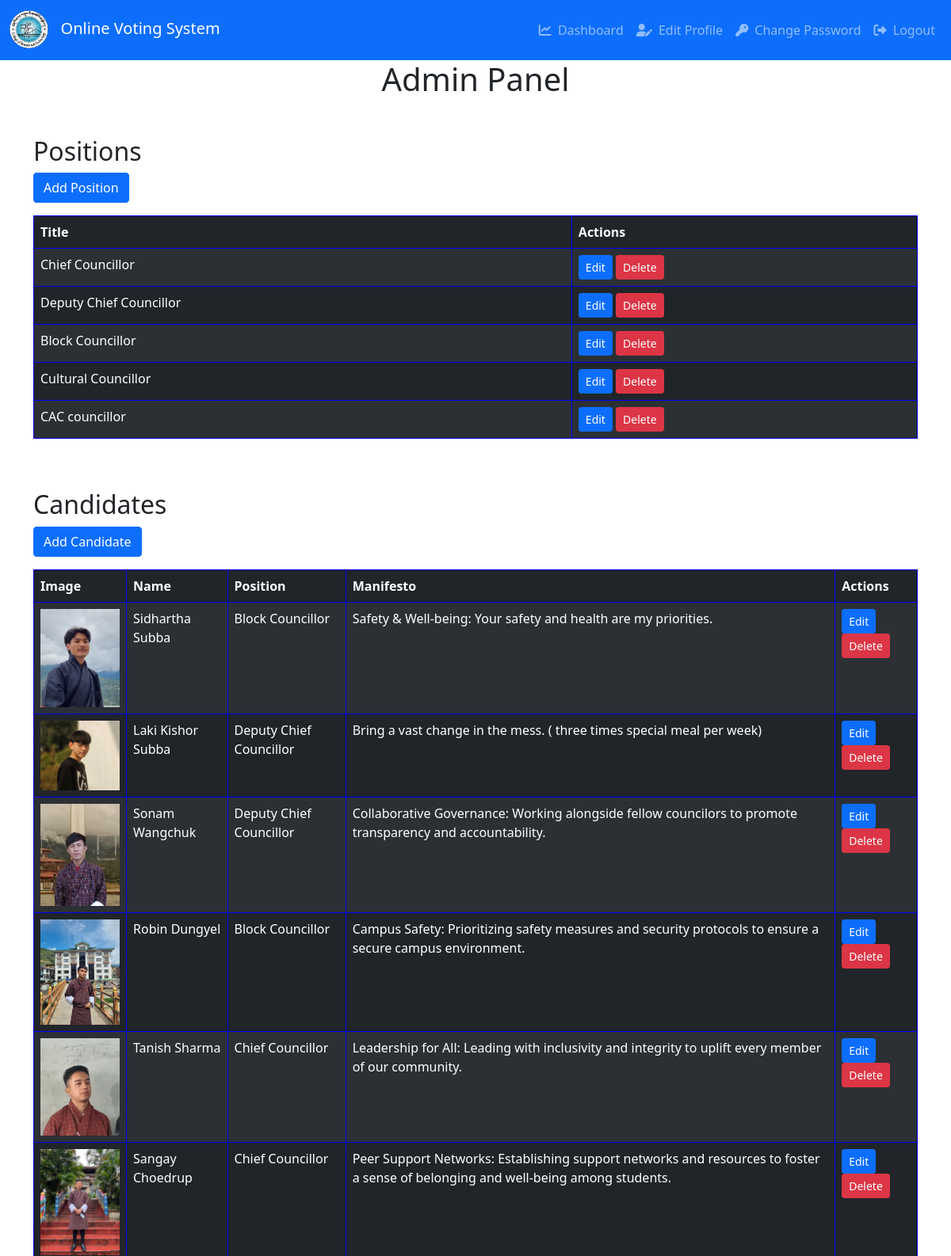
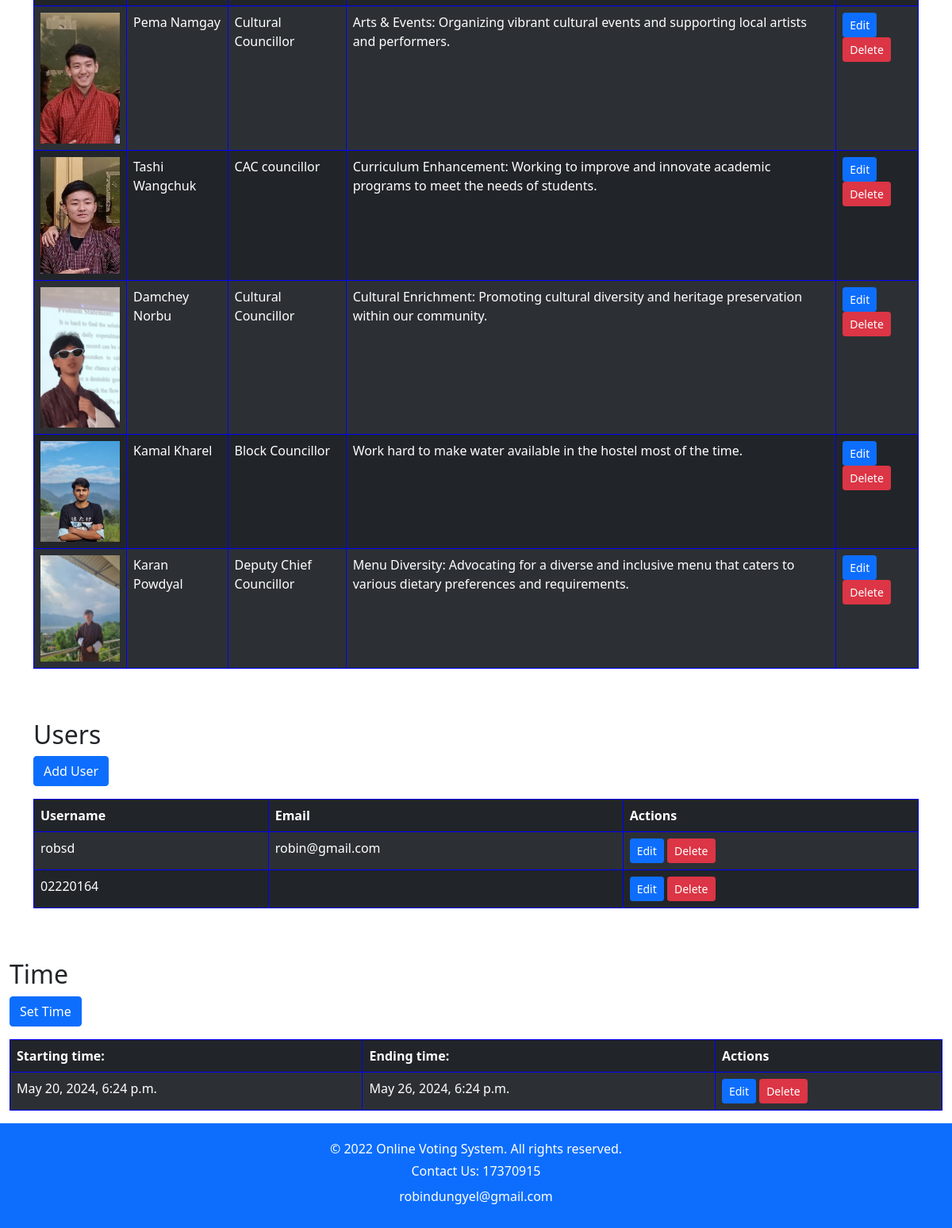
/admin_panel/ (signed in), run on the app's committed database (2 pictures, top to bottom).
### votingapp/models.py (models this page shows, shortened)
class Position(models.Model):
    id = models.BigAutoField(primary_key=True)
    title = models.CharField(max_length=200, unique=True)

class Candidate(models.Model):
    id = models.BigAutoField(primary_key=True)
    name = models.CharField(max_length=100)
    image = models.ImageField(upload_to='media/')
    manifesto = models.TextField(default='Manifesto text to be updated')
    total_vote = models.IntegerField(default=0, editable=False)
    position = models.ForeignKey(Position, on_delete=models.CASCADE)

class Time(models.Model):
    voting_start = models.DateTimeField()
    voting_end = models.DateTimeField()

### votingapp/views.py (the view)
# urls.py: path('admin_panel/', views.admin_panel, name='admin_panel'),
@user_passes_test(is_admin)
def admin_panel(request):
    positions = Position.objects.all()
    candidates = Candidate.objects.all()
    users = User.objects.all()
    time = Time.objects.all()
    return render(request, 'admin.html', {
        'positions': positions,
        'candidates': candidates,
        'users': users,
        'time': time
    })

### votingapp/views.py (called while the page is built)
def is_admin(user):
    return user.is_superuser

### votingapp/templates/admin.html (shortened to what this page needs)
{% extends "base.html" %}
{% block content %}
<div class="container">
    <h1 class="text-center">Admin Panel</h1>
    <div class="row mt-5">
        <div class="col-md-12">
            <h2>Positions</h2>
            <a href="{% url 'add_position' %}" class="btn btn-primary mb-3">Add Position</a>
            <table class="table table-dark table-striped table-bordered" style="border: 1px solid blue;">
                <thead class="thead-light">
                    <tr style="border-bottom: 1px solid blue;">
                        <th>Title</th>
                        <th>Actions</th>
                    </tr>
                </thead>
                <tbody>
                    {% for position in positions %}
                    <tr style="border-bottom: 1px solid blue;">
                        <td>{{ position.title }}</td>
                        <td>
                            <a href="{% url 'edit_position' position.id %}" class="btn btn-primary btn-sm">Edit</a>
                            <a href="{% url 'delete_position' position.id %}" class="btn btn-danger btn-sm">Delete</a>
                        </td>
                    </tr>
                    {% endfor %}
                </tbody>
            </table>
        </div>
    </div>
    <div class="row mt-5">
        <div class="col-md-12">
            <h2>Candidates</h2>
            <a href="{% url 'add_candidate' %}" class="btn btn-primary mb-3">Add Candidate</a>
            <table class="table table-dark table-striped table-bordered" style="border: 1px solid blue;">
                <thead class="thead-light">
                    <tr style="border-bottom: 1px solid blue;">
                        <th>Image</th>
                        <th>Name</th>
                        <th>Position</th>
                        <th>Manifesto</th>
                        <th>Actions</th>
                    </tr>
                </thead>
                <tbody>
                    {% for candidate in candidates %}
                    <tr style="border-bottom: 1px solid blue;">
                        <td><img src="{{ candidate.image.url }}" alt="{{ candidate.name }}" style="width: 100px; height: auto;"></td>
                        <td>{{ candidate.name }}</td>
                        <td>{{ candidate.position.title }}</td>
                        <td>{{ candidate.manifesto }}</td>
                        <td>
                            <a href="{% url 'edit_candidate' candidate.id %}" class="btn btn-primary btn-sm">Edit</a>
                            <a href="{% url 'delete_candidate' candidate.id %}" class="btn btn-danger btn-sm">Delete</a>
                        </td>
                    </tr>
                    {% endfor %}
                </tbody>
            </table>
        </div>
    </div>
    <div class="row mt-5">
        <div class="col-md-12">
            <h2>Users</h2>
            <a href="{% url 'add_user' %}" class="btn btn-primary mb-3">Add User</a>
            <table class="table table-dark table-striped table-bordered" style="border: 1px solid blue;">
                <thead class="thead-light">
                    <tr style="border-bottom: 1px solid blue;">
                        <th>Username</th>
                        <th>Email</th>
                        <th>Actions</th>
                    </tr>
                </thead>
                <tbody>
                    {% for user in users %}
                    <tr style="border-bottom: 1px solid blue;">
                        <td>{{ user.username }}</td>
                        <td>{{ user.email }}</td>
                        <td>
                            <a href="{% url 'edit_user' user.id %}" class="btn btn-primary btn-sm">Edit</a>
                            <a href="{% url 'delete_user' user.id %}" class="btn btn-danger btn-sm">Delete</a>
                        </td>
                    </tr>
                    {% endfor %}
                </tbody>
            </table>
        </div>
    </div>
</div>
<div class="row mt-5">
    <div class="col-md-12">
        <h2>Time</h2>
        <a href="{% url 'update_voting_times' %}" class="btn btn-primary mb-3">Set Time</a>
        <table class="table table-dark table-striped table-bordered" style="border: 1px solid blue;">
            <thead class="thead-light">
                <tr style="border-bottom: 1px solid blue;">
                    <th>Starting time:</th>
                    <th>Ending time:</th>
                    <th>Actions</th>
                </tr>
            </thead>
            <tbody>
                {% for time in time %}
                <tr style="border-bottom: 1px solid blue;">
                    <td>{{ time.voting_start }}</td>
                    <td>{{ time.voting_end }}</td>
                    <td>
                        <a href="{% url 'update_voting_times' %}" class="btn btn-primary btn-sm">Edit</a>
                        <a href="{% url 'delete_voting_time'%}" class="btn btn-danger btn-sm">Delete</a>
                    </td>
                </tr>
                {% endfor %}
            </tbody>
        </table>
    </div>
</div>
</div>
{% endblock %}

### votingapp/templates/base.html (shortened to what this page needs)
<!DOCTYPE html>
<html lang="en">
<head>
    <link href="https://cdn.jsdelivr.net/npm/bootstrap@5.0.2/dist/css/bootstrap.min.css" rel="stylesheet">
</head>
<body>
    <nav class="navbar navbar-expand-lg navbar-dark bg-primary">
        <div class="container-fluid">
            <a class="navbar-brand" href="{% url 'home' %}">
                <img src="/static/1.png" alt="Logo" class="me-2" style="height: 50px;">
                Online Voting System
            </a>
            <div class="collapse navbar-collapse" id="navbarNavAltMarkup">
                <div class="navbar-nav ms-auto">
                    {% if request.user.is_authenticated %}
                    <a class="nav-link" href="{% url 'dashboard' %}"><i class="fas fa-chart-line me-1"></i> Dashboard</a>
                    <a class="nav-link" href="{% url 'editprofile' %}"><i class="fas fa-user-edit me-1"></i> Edit Profile</a>
                    <a class="nav-link" href="{% url 'changepass' %}"><i class="fas fa-key me-1"></i> Change Password</a>
                    <a class="nav-link" href="{% url 'logout' %}"><i class="fas fa-sign-out-alt me-1"></i> Logout</a>
                    {% else %}
                    <a class="nav-link" href="{% url 'login' %}"><i class="fas fa-sign-in-alt me-1"></i> Login</a>
                    <a class="nav-link" href="{% url 'registration' %}">Register</a>
                    <a class="nav-link" href="{% url 'admin_login' %}">Admin Login</a>
                    {% endif %}
                </div>
            </div>
        </div>
    </nav>
    <div class="container-fluid">
        {% block content %}{% endblock %}
    <footer class="bg-primary text-center">
        <p class="m-0">&copy; 2022 Online Voting System. All rights reserved.</p>
        <p class="m-1">Contact Us: 17370915</p>
        <p class="m-2">robindungyel@gmail.com</p>
    </footer>
</body>
</html>

### votingapp/templates/base.html (style rules this page uses)
body { display: flex; flex-direction: column; min-height: 100vh; }
.container-fluid { flex: 1; }
footer { background-color: rgba(0, 0, 0, 0.3); color: white; padding: 20px 0; }

### data on the page
Position: title "Chief Councillor"
Position: title "Deputy Chief Councillor"
Position: title "Block Councillor"
Position: title "Cultural Councillor"
Position: title "CAC councillor"
Candidate: image (picture), name "Sidhartha Subba", position "Block Councillor", manifesto "Safety & Well-being: Your safety and health are my priorities."
Candidate: image (picture), name "Laki Kishor Subba", position "Deputy Chief Councillor", manifesto "Bring a vast change in the mess. ( three times special meal per week)"
Candidate: image (picture), name "Sonam Wangchuk", position "Deputy Chief Councillor", manifesto "Collaborative Governance: Working alongside fellow councilors to promote transparency and accountability."
Candidate: image (picture), name "Robin Dungyel", position "Block Councillor", manifesto "Campus Safety: Prioritizing safety measures and security protocols to ensure a secure campus environment."
Candidate: image (picture), name "Tanish Sharma", position "Chief Councillor", manifesto "Leadership for All: Leading with inclusivity and integrity to uplift every member of our community."
Candidate: image (picture), name "Sangay Choedrup", position "Chief Councillor", manifesto "Peer Support Networks: Establishing support networks and resources to foster a sense of belonging and well-being among students."
Candidate: image (picture), name "Pema Namgay", position "Cultural Councillor", manifesto "Arts & Events: Organizing vibrant cultural events and supporting local artists and performers."
Candidate: image (picture), name "Tashi Wangchuk", position "CAC councillor", manifesto "Curriculum Enhancement: Working to improve and innovate academic programs to meet the needs of students."
Candidate: image (picture), name "Damchey Norbu", position "Cultural Councillor", manifesto "Cultural Enrichment: Promoting cultural diversity and heritage preservation within our community."
Candidate: image (picture), name "Kamal Kharel", position "Block Councillor", manifesto "Work hard to make water available in the hostel most of the time."
Candidate: image (picture), name "Karan Powdyal", position "Deputy Chief Councillor", manifesto "Menu Diversity: Advocating for a diverse and inclusive menu that caters to various dietary preferences and requirements."
Time: voting_start "May 20, 2024, 6:24 p.m.", voting_end "May 26, 2024, 6:24 p.m."

### other printed values
{{ user.username }} "robsd"
{{ user.email }} "robin@gmail.com"
{{ user.username }} "02220164"
